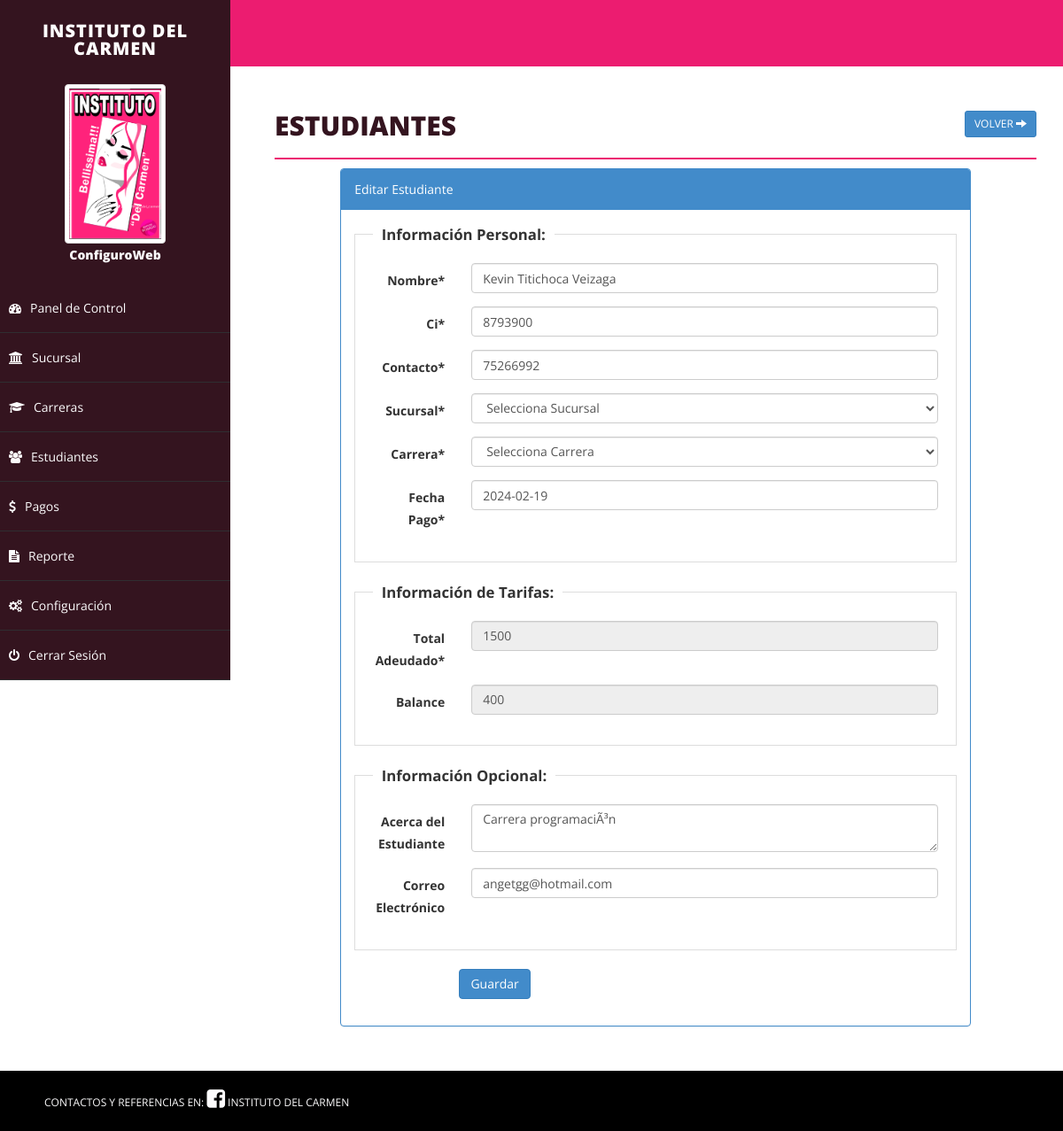
Page /student.php?action=edit&id=13 (signed in) on the committed database.
### tables this page shows
CREATE TABLE `student` (
  `id` int(255) NOT NULL,
  `ci` varchar(10) NOT NULL,
  `emailid` varchar(255) NOT NULL,
  `sname` varchar(255) NOT NULL,
  `joindate` datetime NOT NULL,
  `about` text NOT NULL,
  `contact` varchar(255) NOT NULL,
  `fees` int(255) NOT NULL,
  `career` varchar(255) NOT NULL,
  `branch` varchar(255) NOT NULL,
  `balance` int(255) NOT NULL,
  `delete_status` enum('0','1') NOT NULL DEFAULT '0'
);

### student.php (the view, shortened to what this page needs)
<?php
include("php/dbconnect.php");
$ci = "";
$emailid = '';
$sname = '';
$joindate = '';
$contact = '';
$balance = 0;
$fees = '';
$about = '';
$action = "add";
if (isset($_GET['action']) && $_GET['action'] == "edit") {
	$id = isset($_GET['id']) ? mysqli_real_escape_string($conn, $_GET['id']) : '';
	$sqlEdit = $conn->query("SELECT * FROM student WHERE id='" . $id . "'");
	if ($sqlEdit->num_rows) {
		$rowsEdit = $sqlEdit->fetch_assoc();
		extract($rowsEdit);
		$action = "update";
	} else {
		$_GET['action'] = "";
	}
}
?>
<!DOCTYPE html>
<html xmlns="http://www.w3.org/1999/xhtml">
<head>
	<link href="css/bootstrap.css" rel="stylesheet" />
	<link href="css/font-awesome.css" rel="stylesheet" />
	<link href="css/basic.css" rel="stylesheet" />
	<link href="css/custom.css" rel="stylesheet" />
	<link href="css/ui.css" rel="stylesheet" />
	<link href="css/datepicker.css" rel="stylesheet" />
</head>
<?php
include("php/header.php");
?>
<div id="page-wrapper">
	<div id="page-inner">
		<div class="row">
			<div class="col-md-12">
				<h1 class="page-head-line">Estudiantes
					<?php
					echo (isset($_GET['action']) && @$_GET['action'] == "add" || @$_GET['action'] == "edit") ?
						' <a href="student.php" class="btn btn-primary btn-sm pull-right">Volver <i class="glyphicon glyphicon-arrow-right"></i></a>' : '<a href="student.php?action=add" class="btn btn-primary btn-sm pull-right"><i class="glyphicon glyphicon-plus"></i> Agregar Estudiante </a>';
					?>
				</h1>
			</div>
		</div>
		<?php
		if (isset($_GET['action']) && @$_GET['action'] == "add" || @$_GET['action'] == "edit") {
		?>
			<div class="row">
				<div class="col-sm-10 col-sm-offset-1">
					<div class="panel panel-primary">
						<div class="panel-heading">
							<?php echo ($action == "add") ? "Agregar Estudiante" : "Editar Estudiante"; ?>
						</div>
						<form action="student.php" method="post" id="signupForm1" class="form-horizontal">
							<div class="panel-body">
								<fieldset class="scheduler-border">
									<legend class="scheduler-border">Información Personal:</legend>
									<div class="form-group">
										<label class="col-sm-2 control-label" for="Old">Nombre* </label>
										<div class="col-sm-10">
											<input type="text" class="form-control" id="sname" name="sname" value="<?php echo $sname; ?>" />
										</div>
									</div>
									<div class="form-group">
										<label class="col-sm-2 control-label" for="Old">Ci* </label>
										<div class="col-sm-10">
											<input type="text" class="form-control" id="ci" name="ci" value="<?php echo $ci; ?>" />
										</div>
									</div>
									<div class="form-group">
										<label class="col-sm-2 control-label" for="Old">Contacto* </label>
										<div class="col-sm-10">
											<input type="text" class="form-control" id="contact" name="contact" value="<?php echo $contact; ?>" maxlength="10" />
										</div>
									</div>
									<div class="form-group">
										<label class="col-sm-2 control-label" for="Old">Sucursal* </label>
										<div class="col-sm-10">
											<select class="form-control" id="branch" name="branch">
												<option value="">Selecciona Sucursal</option>
											</select>
										</div>
									</div>
									<div class="form-group">
										<label class="col-sm-2 control-label" for="Old">Carrera* </label>
										<div class="col-sm-10">
											<select class="form-control" id="career" name="career">
												<option value="">Selecciona Carrera</option>
											</select>
										</div>
									</div>
									<div class="form-group">
										<label class="col-sm-2 control-label" for="Old">Fecha Pago* </label>
										<div class="col-sm-10">
											<input type="text" class="form-control" id="joindate" name="joindate" value="<?php echo ($joindate != '') ? date("Y-m-d", strtotime($joindate)) : ''; ?>" style="background-color: #fff;" readonly />
										</div>
									</div>
								</fieldset>
								<fieldset class="scheduler-border">
									<legend class="scheduler-border">Información de Tarifas:</legend>
									<div class="form-group">
										<label class="col-sm-2 control-label" for="Old">Total Adeudado* </label>
										<div class="col-sm-10">
											<input type="text" class="form-control" id="fees" name="fees" value="<?php echo $fees; ?>" <?php echo ($action == "update") ? "disabled" : ""; ?> />
										</div>
									</div>
									<div class="form-group">
										<label class="col-sm-2 control-label" for="Old">Balance </label>
										<div class="col-sm-10">
											<input type="text" class="form-control" id="balance" name="balance" value="<?php echo $balance; ?>" disabled />
										</div>
									</div>
								</fieldset>
								<fieldset class="scheduler-border">
									<legend class="scheduler-border">Información Opcional:</legend>
									<div class="form-group">
										<label class="col-sm-2 control-label" for="Password">Acerca del Estudiante </label>
										<div class="col-sm-10">
											<textarea class="form-control" id="about" name="about"><?php echo $about; ?></textarea>
										</div>
									</div>
									<div class="form-group">
										<label class="col-sm-2 control-label" for="Old">Correo Electrónico </label>
										<div class="col-sm-10">
											<input type="text" class="form-control" id="emailid" name="emailid" value="<?php echo $emailid; ?>" />
										</div>
									</div>
								</fieldset>
								<div class="form-group">
									<div class="col-sm-8 col-sm-offset-2">
										<button type="submit" name="save" class="btn btn-primary">Guardar </button>
									</div>
								</div>
							</div>
						</form>
					</div>
				</div>
			</div>
		<?php
		}
		?>
	</div>
</div>
<div id="footer-sec">
	CONTACTOS Y REFERENCIAS EN: <a href="https://www.facebook.com/people/Instituto-Del-Carmen-Cochabamba/100084527167834/" target="_blank"><i class="fa fa-facebook-square fa-2x" aria-hidden="true"></i> INSTITUTO DEL CARMEN</a>
</div>
</body>
</html>

### css/basic.css (style rules this page uses)
html, body { font-family: 'Open Sans', sans-serif; line-height: 25px; height: 100%; }
#page-wrapper { padding: 15px 15px; min-height: calc(100% - 75px); background: #FFFFFF; }
#page-inner { width: 100%; margin: 5px 10px; background-color: #fff !important; padding: 10px; min-height: calc(100% - 90px); }
.page-head-line { font-size: 30px; text-transform: uppercase; color: #34141F; font-weight: 800; padding-bottom: 20px; border-bottom: 2px solid #EC1C70; margin-bottom: 10px; }
#footer-sec { background-color: #000; padding: 20px 50px; color: #FCFBFC; font-size: 12px; width: 100%; position: fixed; bottom: 0; }
#footer-sec a { color: #FCFBFC; }
@media (min-width:768px) { #page-wrapper { margin: 0 0 0 260px; padding: 15px 30px; min-height: calc(100% - 75px); } }
@media (min-width:768px) { #footer-sec { position: relative; } }

### css/custom.css (style rules this page uses)
fieldset.scheduler-border { border: 1px groove #ddd !important; padding: 0 1.4em 1.4em 1.4em !important; margin: 0 0 1.5em 0 !important; -webkit-box-shadow: 0px 0px 0px 0px #000 ; box-shadow: 0px 0px 0px 0px #000 ; }
legend.scheduler-border { font-size: 1.2em !important; font-weight: bold !important; text-align: left !important; width:auto; padding:0 10px; border-bottom:none; }

### rows in the picture
student: sname "Kevin Titichoca Veizaga", ci "8793900", contact "75266992", joindate "2024-02-19", fees "1500", balance "400", about "Carrera programaciÃ³n", emailid "angetgg@hotmail.com"

### other values in the picture
$_SESSION['rainbow_name'] "ConfiguroWeb"
